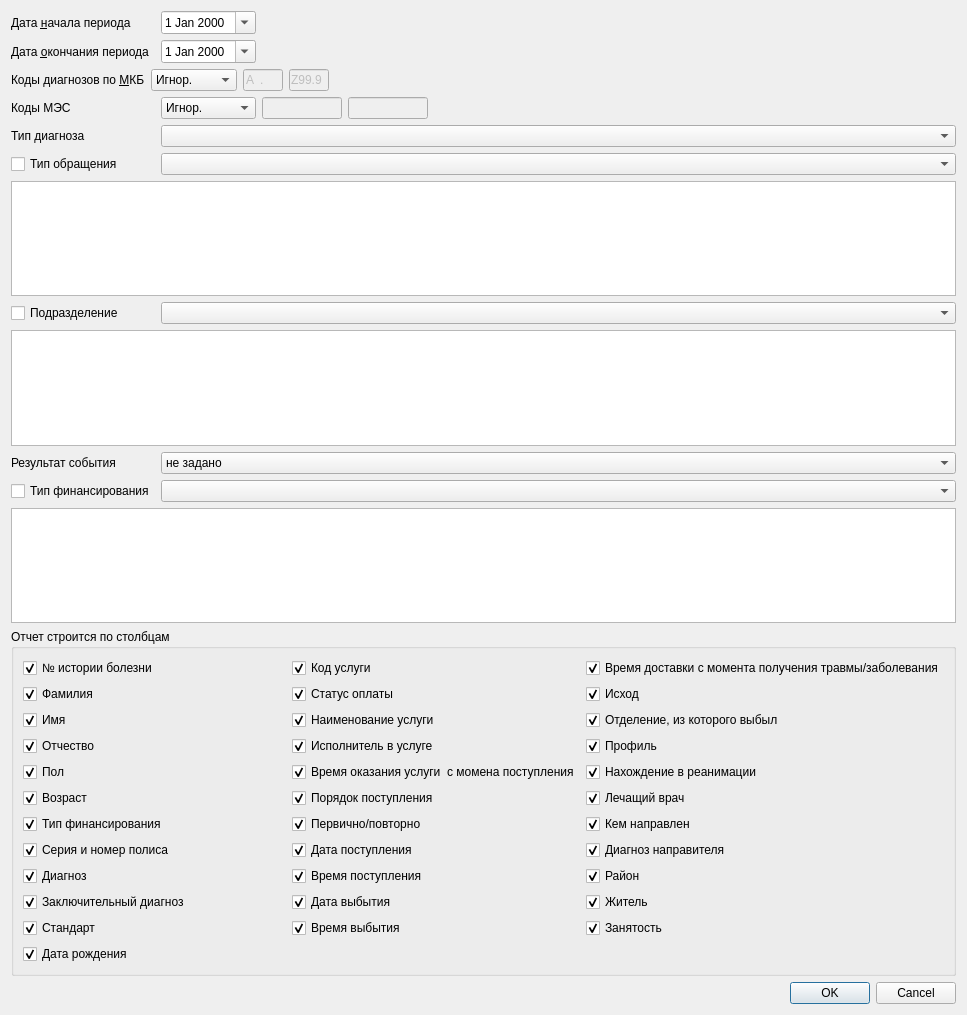
<?xml version="1.0" encoding="UTF-8"?>
<ui version="4.0">
 <class>ReportAnalyticalTable</class>
 <widget class="QDialog" name="ReportAnalyticalTable">
  <property name="geometry">
   <rect>
    <x>0</x>
    <y>0</y>
    <width>967</width>
    <height>1015</height>
   </rect>
  </property>
  <property name="windowTitle">
   <string>Dialog</string>
  </property>
  <layout class="QGridLayout" name="gridLayout">
   <item row="4" column="0">
    <widget class="QLabel" name="lblDiagType">
     <property name="text">
      <string>Тип диагноза</string>
     </property>
    </widget>
   </item>
   <item row="1" column="0">
    <widget class="QLabel" name="lblEndDate">
     <property name="text">
      <string>Дата &amp;окончания периода</string>
     </property>
     <property name="buddy">
      <cstring>edtEndDate</cstring>
     </property>
    </widget>
   </item>
   <item row="7" column="0" colspan="5">
    <widget class="CRBListBox" name="lstEventType"/>
   </item>
   <item row="10" column="1" colspan="4">
    <widget class="QComboBox" name="cmbResult">
     <item>
      <property name="text">
       <string>не задано</string>
      </property>
     </item>
     <item>
      <property name="text">
       <string>умер</string>
      </property>
     </item>
     <item>
      <property name="text">
       <string>выписан</string>
      </property>
     </item>
    </widget>
   </item>
   <item row="3" column="4">
    <spacer name="horizontalSpacer_4">
     <property name="orientation">
      <enum>Qt::Horizontal</enum>
     </property>
     <property name="sizeHint" stdset="0">
      <size>
       <width>40</width>
       <height>20</height>
      </size>
     </property>
    </spacer>
   </item>
   <item row="3" column="0">
    <widget class="QLabel" name="lblMES">
     <property name="text">
      <string>Коды МЭС</string>
     </property>
     <property name="buddy">
      <cstring>cmbMES</cstring>
     </property>
    </widget>
   </item>
   <item row="9" column="0" colspan="5">
    <widget class="CRBListBox" name="lstOrgStructure"/>
   </item>
   <item row="12" column="0" colspan="5">
    <widget class="CRBListBox" name="lstFinance"/>
   </item>
   <item row="3" column="2">
    <widget class="QLineEdit" name="edtMESFrom">
     <property name="enabled">
      <bool>false</bool>
     </property>
     <property name="sizePolicy">
      <sizepolicy hsizetype="Minimum" vsizetype="Fixed">
       <horstretch>0</horstretch>
       <verstretch>0</verstretch>
      </sizepolicy>
     </property>
     <property name="maximumSize">
      <size>
       <width>80</width>
       <height>16777215</height>
      </size>
     </property>
    </widget>
   </item>
   <item row="3" column="3">
    <widget class="QLineEdit" name="edtMESTo">
     <property name="enabled">
      <bool>false</bool>
     </property>
     <property name="sizePolicy">
      <sizepolicy hsizetype="Minimum" vsizetype="Fixed">
       <horstretch>0</horstretch>
       <verstretch>0</verstretch>
      </sizepolicy>
     </property>
     <property name="maximumSize">
      <size>
       <width>80</width>
       <height>16777215</height>
      </size>
     </property>
    </widget>
   </item>
   <item row="3" column="1">
    <widget class="QComboBox" name="cmbMES">
     <item>
      <property name="text">
       <string>Игнор.</string>
      </property>
     </item>
     <item>
      <property name="text">
       <string>Интервал</string>
      </property>
     </item>
    </widget>
   </item>
   <item row="0" column="1">
    <widget class="CDateEdit" name="edtBegDate">
     <property name="calendarPopup">
      <bool>true</bool>
     </property>
    </widget>
   </item>
   <item row="11" column="0">
    <widget class="QCheckBox" name="chkFinanceMulti">
     <property name="text">
      <string>Тип финансирования</string>
     </property>
    </widget>
   </item>
   <item row="0" column="0">
    <widget class="QLabel" name="lblBegDate">
     <property name="text">
      <string>Дата &amp;начала периода</string>
     </property>
     <property name="buddy">
      <cstring>edtBegDate</cstring>
     </property>
    </widget>
   </item>
   <item row="4" column="1" colspan="4">
    <widget class="CRBComboBox" name="cmbDiagnosisType">
     <property name="enabled">
      <bool>true</bool>
     </property>
    </widget>
   </item>
   <item row="8" column="0">
    <widget class="QCheckBox" name="chkOrgStructureMulti">
     <property name="text">
      <string>Подразделение</string>
     </property>
    </widget>
   </item>
   <item row="5" column="0">
    <widget class="QCheckBox" name="chkEventTypeMulti">
     <property name="text">
      <string>Тип обращения</string>
     </property>
    </widget>
   </item>
   <item row="15" column="4">
    <widget class="QDialogButtonBox" name="buttonBox">
     <property name="orientation">
      <enum>Qt::Horizontal</enum>
     </property>
     <property name="standardButtons">
      <set>QDialogButtonBox::Cancel|QDialogButtonBox::Ok</set>
     </property>
    </widget>
   </item>
   <item row="8" column="1" colspan="4">
    <widget class="COrgStructureComboBox" name="cmbOrgStructure"/>
   </item>
   <item row="11" column="1" colspan="4">
    <widget class="CRBComboBox" name="cmbFinance"/>
   </item>
   <item row="1" column="1">
    <widget class="CDateEdit" name="edtEndDate">
     <property name="calendarPopup">
      <bool>true</bool>
     </property>
    </widget>
   </item>
   <item row="5" column="1" colspan="4">
    <widget class="CRBComboBox" name="cmbEventType"/>
   </item>
   <item row="10" column="0">
    <widget class="QLabel" name="label">
     <property name="text">
      <string>Результат события</string>
     </property>
    </widget>
   </item>
   <item row="1" column="4">
    <spacer name="horizontalSpacer">
     <property name="orientation">
      <enum>Qt::Horizontal</enum>
     </property>
     <property name="sizeHint" stdset="0">
      <size>
       <width>40</width>
       <height>20</height>
      </size>
     </property>
    </spacer>
   </item>
   <item row="2" column="0" colspan="5">
    <layout class="QHBoxLayout" name="horizontalLayout">
     <item>
      <widget class="QLabel" name="lblMKB">
       <property name="text">
        <string>Коды диагнозов по &amp;МКБ</string>
       </property>
       <property name="buddy">
        <cstring>cmbMKBFilter</cstring>
       </property>
      </widget>
     </item>
     <item>
      <widget class="QComboBox" name="cmbMKBFilter">
       <property name="sizePolicy">
        <sizepolicy hsizetype="Minimum" vsizetype="Fixed">
         <horstretch>0</horstretch>
         <verstretch>0</verstretch>
        </sizepolicy>
       </property>
       <item>
        <property name="text">
         <string>Игнор.</string>
        </property>
       </item>
       <item>
        <property name="text">
         <string>Интервал</string>
        </property>
       </item>
      </widget>
     </item>
     <item>
      <widget class="CICDCodeEdit" name="edtMKBFrom">
       <property name="enabled">
        <bool>false</bool>
       </property>
       <property name="sizePolicy">
        <sizepolicy hsizetype="Minimum" vsizetype="Fixed">
         <horstretch>0</horstretch>
         <verstretch>0</verstretch>
        </sizepolicy>
       </property>
       <property name="maximumSize">
        <size>
         <width>40</width>
         <height>16777215</height>
        </size>
       </property>
       <property name="inputMask">
        <string>a00.00; </string>
       </property>
       <property name="text">
        <string>A.</string>
       </property>
       <property name="maxLength">
        <number>6</number>
       </property>
      </widget>
     </item>
     <item>
      <widget class="CICDCodeEdit" name="edtMKBTo">
       <property name="enabled">
        <bool>false</bool>
       </property>
       <property name="sizePolicy">
        <sizepolicy hsizetype="Minimum" vsizetype="Fixed">
         <horstretch>0</horstretch>
         <verstretch>0</verstretch>
        </sizepolicy>
       </property>
       <property name="maximumSize">
        <size>
         <width>40</width>
         <height>16777215</height>
        </size>
       </property>
       <property name="inputMask">
        <string>a00.00; </string>
       </property>
       <property name="text">
        <string>Z99.9</string>
       </property>
       <property name="maxLength">
        <number>6</number>
       </property>
      </widget>
     </item>
     <item>
      <spacer name="horizontalSpacer_3">
       <property name="orientation">
        <enum>Qt::Horizontal</enum>
       </property>
       <property name="sizeHint" stdset="0">
        <size>
         <width>40</width>
         <height>20</height>
        </size>
       </property>
      </spacer>
     </item>
    </layout>
   </item>
   <item row="0" column="4">
    <spacer name="horizontalSpacer_2">
     <property name="orientation">
      <enum>Qt::Horizontal</enum>
     </property>
     <property name="sizeHint" stdset="0">
      <size>
       <width>40</width>
       <height>20</height>
      </size>
     </property>
    </spacer>
   </item>
   <item row="13" column="0" colspan="5">
    <widget class="QGroupBox" name="groupBox">
     <property name="title">
      <string>Отчет строится по столбцам</string>
     </property>
     <layout class="QGridLayout" name="gridLayout_2">
      <item row="10" column="2">
       <widget class="QCheckBox" name="chkSetTime">
        <property name="text">
         <string>Время поступления</string>
        </property>
        <property name="checked">
         <bool>true</bool>
        </property>
       </widget>
      </item>
      <item row="11" column="2">
       <widget class="QCheckBox" name="chkExecDate">
        <property name="text">
         <string>Дата выбытия</string>
        </property>
        <property name="checked">
         <bool>true</bool>
        </property>
       </widget>
      </item>
      <item row="0" column="3">
       <widget class="QCheckBox" name="chkReceived">
        <property name="text">
         <string>Время доставки с момента получения травмы/заболевания</string>
        </property>
        <property name="checked">
         <bool>true</bool>
        </property>
       </widget>
      </item>
      <item row="12" column="2">
       <widget class="QCheckBox" name="chkExecTime">
        <property name="text">
         <string>Время выбытия</string>
        </property>
        <property name="checked">
         <bool>true</bool>
        </property>
       </widget>
      </item>
      <item row="10" column="3">
       <widget class="QCheckBox" name="chkArea">
        <property name="text">
         <string>Район</string>
        </property>
        <property name="checked">
         <bool>true</bool>
        </property>
       </widget>
      </item>
      <item row="3" column="2">
       <widget class="QCheckBox" name="chkName">
        <property name="text">
         <string>Наименование услуги</string>
        </property>
        <property name="checked">
         <bool>true</bool>
        </property>
       </widget>
      </item>
      <item row="5" column="2">
       <widget class="QCheckBox" name="chkTime">
        <property name="text">
         <string>Время оказания услуги  c момена поступления</string>
        </property>
        <property name="checked">
         <bool>true</bool>
        </property>
       </widget>
      </item>
      <item row="2" column="2">
       <widget class="QCheckBox" name="chkStatus">
        <property name="text">
         <string>Статус оплаты</string>
        </property>
        <property name="checked">
         <bool>true</bool>
        </property>
       </widget>
      </item>
      <item row="4" column="2">
       <widget class="QCheckBox" name="chkActionPerson">
        <property name="text">
         <string>Исполнитель в услуге</string>
        </property>
        <property name="checked">
         <bool>true</bool>
        </property>
       </widget>
      </item>
      <item row="12" column="3">
       <widget class="QCheckBox" name="chkWork">
        <property name="text">
         <string>Занятость</string>
        </property>
        <property name="checked">
         <bool>true</bool>
        </property>
       </widget>
      </item>
      <item row="11" column="3">
       <widget class="QCheckBox" name="chkInhab">
        <property name="text">
         <string>Житель</string>
        </property>
        <property name="checked">
         <bool>true</bool>
        </property>
       </widget>
      </item>
      <item row="8" column="2">
       <widget class="QCheckBox" name="chkSetDate">
        <property name="text">
         <string>Дата поступления</string>
        </property>
        <property name="checked">
         <bool>true</bool>
        </property>
       </widget>
      </item>
      <item row="7" column="2">
       <widget class="QCheckBox" name="chkPrimaryEvent">
        <property name="text">
         <string>Первично/повторно</string>
        </property>
        <property name="checked">
         <bool>true</bool>
        </property>
       </widget>
      </item>
      <item row="8" column="3">
       <widget class="QCheckBox" name="chkDiagnosis">
        <property name="text">
         <string>Диагноз направителя</string>
        </property>
        <property name="checked">
         <bool>true</bool>
        </property>
       </widget>
      </item>
      <item row="6" column="2">
       <widget class="QCheckBox" name="chkOrderEvent">
        <property name="text">
         <string>Порядок поступления</string>
        </property>
        <property name="checked">
         <bool>true</bool>
        </property>
       </widget>
      </item>
      <item row="6" column="3">
       <widget class="QCheckBox" name="chkPerson">
        <property name="text">
         <string>Лечащий врач</string>
        </property>
        <property name="checked">
         <bool>true</bool>
        </property>
       </widget>
      </item>
      <item row="3" column="3">
       <widget class="QCheckBox" name="chkOrgStructure">
        <property name="text">
         <string>Отделение, из которого выбыл</string>
        </property>
        <property name="checked">
         <bool>true</bool>
        </property>
       </widget>
      </item>
      <item row="5" column="3">
       <widget class="QCheckBox" name="chkReanimation">
        <property name="text">
         <string>Нахождение в реанимации</string>
        </property>
        <property name="checked">
         <bool>true</bool>
        </property>
       </widget>
      </item>
      <item row="7" column="3">
       <widget class="QCheckBox" name="chkOrganization">
        <property name="text">
         <string>Кем направлен</string>
        </property>
        <property name="checked">
         <bool>true</bool>
        </property>
       </widget>
      </item>
      <item row="4" column="3">
       <widget class="QCheckBox" name="chkProfile">
        <property name="text">
         <string>Профиль</string>
        </property>
        <property name="checked">
         <bool>true</bool>
        </property>
       </widget>
      </item>
      <item row="2" column="3">
       <widget class="QCheckBox" name="chkResult">
        <property name="text">
         <string>Исход</string>
        </property>
        <property name="checked">
         <bool>true</bool>
        </property>
       </widget>
      </item>
      <item row="12" column="0">
       <widget class="QCheckBox" name="chkMES">
        <property name="text">
         <string>Стандарт</string>
        </property>
        <property name="checked">
         <bool>true</bool>
        </property>
       </widget>
      </item>
      <item row="6" column="0">
       <widget class="QCheckBox" name="chkAge">
        <property name="text">
         <string>Возраст</string>
        </property>
        <property name="checked">
         <bool>true</bool>
        </property>
       </widget>
      </item>
      <item row="8" column="0">
       <widget class="QCheckBox" name="chkPolicy">
        <property name="text">
         <string>Серия и номер полиса</string>
        </property>
        <property name="checked">
         <bool>true</bool>
        </property>
       </widget>
      </item>
      <item row="10" column="0">
       <widget class="QCheckBox" name="chkMKB">
        <property name="text">
         <string>Диагноз</string>
        </property>
        <property name="checked">
         <bool>true</bool>
        </property>
       </widget>
      </item>
      <item row="7" column="0">
       <widget class="QCheckBox" name="chkFinance">
        <property name="text">
         <string>Тип финансирования</string>
        </property>
        <property name="checked">
         <bool>true</bool>
        </property>
       </widget>
      </item>
      <item row="11" column="0">
       <widget class="QCheckBox" name="chkFinishedMKB">
        <property name="text">
         <string>Заключительный диагноз</string>
        </property>
        <property name="checked">
         <bool>true</bool>
        </property>
       </widget>
      </item>
      <item row="0" column="2">
       <widget class="QCheckBox" name="chkCode">
        <property name="text">
         <string>Код услуги</string>
        </property>
        <property name="checked">
         <bool>true</bool>
        </property>
       </widget>
      </item>
      <item row="5" column="0">
       <widget class="QCheckBox" name="chkSex">
        <property name="text">
         <string>Пол</string>
        </property>
        <property name="checked">
         <bool>true</bool>
        </property>
       </widget>
      </item>
      <item row="0" column="0">
       <widget class="QCheckBox" name="chkExternalId">
        <property name="text">
         <string>№ истории болезни</string>
        </property>
        <property name="checked">
         <bool>true</bool>
        </property>
       </widget>
      </item>
      <item row="3" column="0">
       <widget class="QCheckBox" name="chkFirstName">
        <property name="text">
         <string>Имя</string>
        </property>
        <property name="checked">
         <bool>true</bool>
        </property>
       </widget>
      </item>
      <item row="4" column="0">
       <widget class="QCheckBox" name="chkPatrName">
        <property name="text">
         <string>Отчество</string>
        </property>
        <property name="checked">
         <bool>true</bool>
        </property>
       </widget>
      </item>
      <item row="2" column="0">
       <widget class="QCheckBox" name="chkLastName">
        <property name="text">
         <string>Фамилия</string>
        </property>
        <property name="checked">
         <bool>true</bool>
        </property>
       </widget>
      </item>
      <item row="13" column="0">
       <widget class="QCheckBox" name="chkBirthDate">
        <property name="text">
         <string>Дата рождения</string>
        </property>
        <property name="checked">
         <bool>true</bool>
        </property>
       </widget>
      </item>
     </layout>
    </widget>
   </item>
   <item row="14" column="4">
    <spacer name="verticalSpacer">
     <property name="orientation">
      <enum>Qt::Vertical</enum>
     </property>
     <property name="sizeHint" stdset="0">
      <size>
       <width>20</width>
       <height>40</height>
      </size>
     </property>
    </spacer>
   </item>
  </layout>
 </widget>
 <customwidgets>
  <customwidget>
   <class>CDateEdit</class>
   <extends>QDateEdit</extends>
   <header>library/DateEdit</header>
  </customwidget>
  <customwidget>
   <class>COrgStructureComboBox</class>
   <extends>QComboBox</extends>
   <header>Orgs/OrgStructComboBoxes.h</header>
  </customwidget>
  <customwidget>
   <class>CRBComboBox</class>
   <extends>QComboBox</extends>
   <header>library/crbcombobox.h</header>
  </customwidget>
  <customwidget>
   <class>CICDCodeEdit</class>
   <extends>QLineEdit</extends>
   <header>library/ICDCodeEdit.h</header>
  </customwidget>
  <customwidget>
   <class>CRBListBox</class>
   <extends>QListView</extends>
   <header>library/RBListBox.h</header>
  </customwidget>
 </customwidgets>
 <resources/>
 <connections>
  <connection>
   <sender>buttonBox</sender>
   <signal>accepted()</signal>
   <receiver>ReportAnalyticalTable</receiver>
   <slot>accept()</slot>
   <hints>
    <hint type="sourcelabel">
     <x>248</x>
     <y>254</y>
    </hint>
    <hint type="destinationlabel">
     <x>157</x>
     <y>274</y>
    </hint>
   </hints>
  </connection>
  <connection>
   <sender>buttonBox</sender>
   <signal>rejected()</signal>
   <receiver>ReportAnalyticalTable</receiver>
   <slot>reject()</slot>
   <hints>
    <hint type="sourcelabel">
     <x>316</x>
     <y>260</y>
    </hint>
    <hint type="destinationlabel">
     <x>286</x>
     <y>274</y>
    </hint>
   </hints>
  </connection>
 </connections>
</ui>
